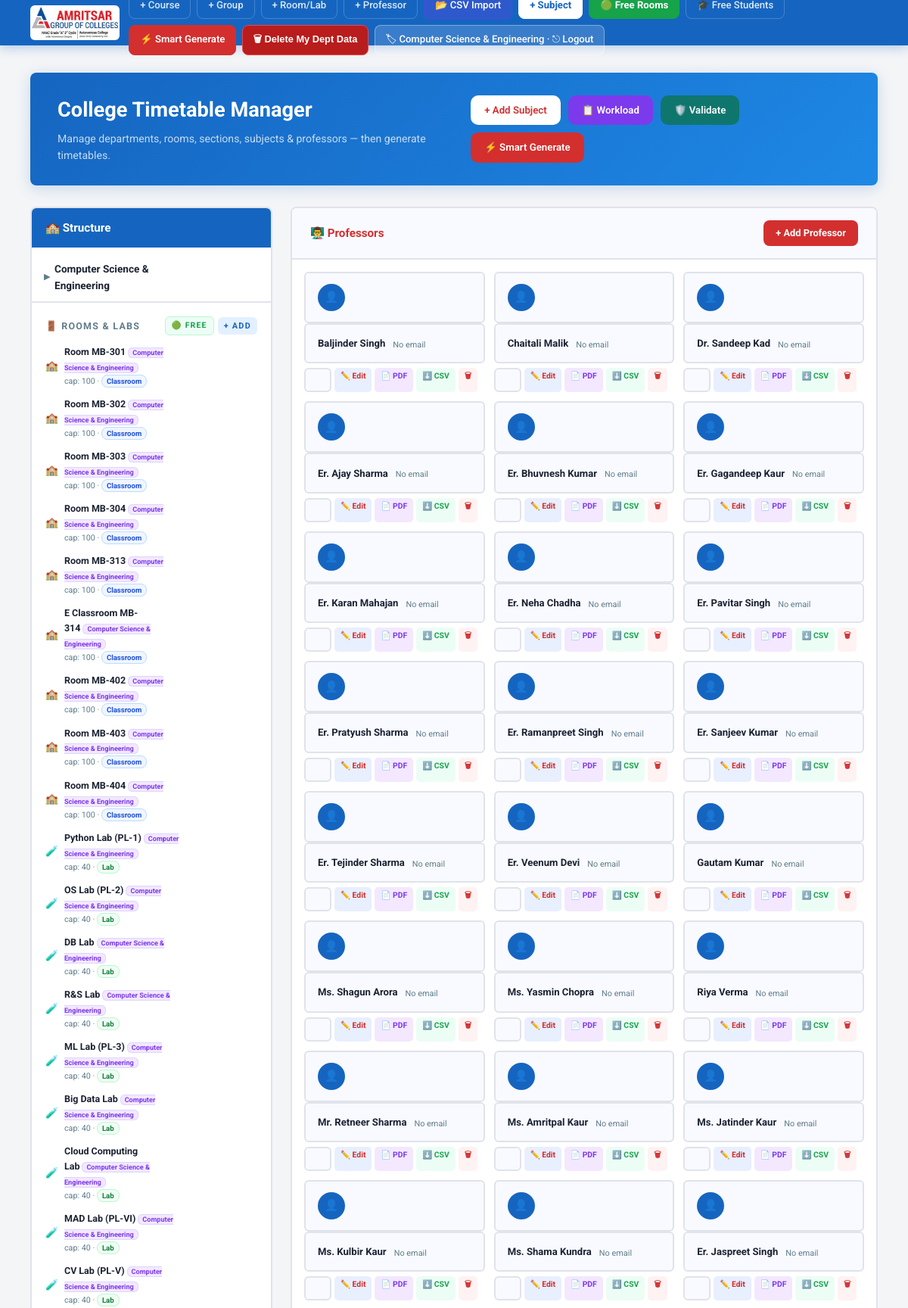
Page / (signed in, upper part) on the committed database.
### scheduler/models.py (models this page shows, shortened)
class Department(models.Model):
    name = models.CharField(max_length=100)

class Room(models.Model):
    ROOM_TYPE_CHOICES = (
        ('CLASSROOM', 'Classroom'), ('LAB', 'Lab'),
    )
    name = models.CharField(max_length=100)
    room_id = models.CharField(max_length=50, blank=True, default='')
    room_type = models.CharField(max_length=10, choices=ROOM_TYPE_CHOICES, default='CLASSROOM')
    capacity = models.IntegerField(default=60)
    department = models.ForeignKey(
        'Department', on_delete=models.SET_NULL, null=True, blank=True, related_name='rooms')
    allowed_subjects = models.TextField(
        blank=True, default='all',
        help_text='"all" or comma-separated subject names/codes this lab can host.')

class Professor(models.Model):
    name = models.CharField(max_length=100)
    professor_id = models.CharField(max_length=50, blank=True, default='')
    department = models.ForeignKey(
        'Department', on_delete=models.SET_NULL, null=True, blank=True,
        related_name='professors')
    departments = models.ManyToManyField(
        'Department', blank=True, related_name='shared_professors')
    email = models.EmailField(blank=True)
    max_workload_hours_per_week = models.IntegerField(default=20)
    specialization_subjects = models.TextField(blank=True, default='')
    section_restrictions = models.TextField(blank=True, default='')

### scheduler/views.py (the view, shortened to what this page needs)
# urls.py: path('', views.dashboard, name='dashboard'),
def dashboard(request):
    role = acc.current_role(request)
    if role == acc.PROFESSOR:
        return redirect('professor_schedule', professor_id=acc.current_professor_id(request))
    dept_id = acc.current_department_id(request)
    departments = Department.objects.prefetch_related(
        Prefetch('courses__sections',
            queryset=Section.objects.order_by('year', 'section_name', 'custom_year', 'custom_section_name', 'group'))
    ).all()
    professors = Professor.objects.prefetch_related('occupied_times').all()
    subjects = Subject.objects.select_related('section__course__department').all()
    sections = Section.objects.select_related('course__department').order_by('year', 'section_name', 'custom_year', 'custom_section_name', 'group')
    rooms = Room.objects.select_related('department').all()
    if dept_id:
        from django.db.models import Q
        own_or_unassigned = Q(department_id=dept_id) | Q(department__isnull=True)
        departments = departments.filter(id=dept_id)
        prof_visible = Q(department_id=dept_id) | Q(departments__id=dept_id) | Q(department__isnull=True)
        professors = professors.filter(prof_visible).distinct()
        subjects = subjects.filter(section__course__department_id=dept_id)
        sections = sections.filter(course__department_id=dept_id)
        rooms = rooms.filter(own_or_unassigned)
    classrooms = rooms.filter(room_type='CLASSROOM')
    labs = rooms.filter(room_type='LAB')
    subjects_no_section = subjects.filter(section__isnull=True)
    room_occupied_counts = {r.id: r.occupied_times.count() for r in rooms}
    return render(request, 'dashboard.html', {
        'departments': departments, 'professors': professors,
        'subjects': subjects, 'sections': sections,
        'rooms': rooms, 'classrooms': classrooms,
        'labs': labs, 'subjects_no_section': subjects_no_section,
        'room_occupied_counts': room_occupied_counts,
    })

### scheduler/accounts.py (called while the page is built)
def current_role(request):
    return request.session.get('role')

def current_display_name(request):
    return request.session.get('display_name', '')

def current_department_id(request):
    return request.session.get('department_id')

def auth_context(request):
    role = current_role(request)
    dept_name = ''
    dept_id = current_department_id(request)
    if dept_id:
        from .models import Department
        d = Department.objects.filter(id=dept_id).first()
        dept_name = d.name if d else ''
    return {
        'auth_role': role,
        'auth_display_name': current_display_name(request),
        'auth_is_admin': role == ADMIN,
        'auth_is_dept_admin': role == DEPT_ADMIN,
        'auth_is_staff': role in STAFF_ROLES,
        'auth_department_name': dept_name,
    }

### scheduler/models.py (called while the page is built)
    def get_display_name(self):
        if self.name == 'CUSTOM' and self.custom_name:
            return self.custom_name
        return self.get_name_display()

    def __str__(self):
        return f"{self.department.name} - {self.get_display_name()}"

    def get_year_display_label(self):
        if self.year == 'CUSTOM' and self.custom_year:
            return self.custom_year
        return dict(self.YEAR_CHOICES).get(self.year, self.year)

    def get_effective_section_name(self):
        if self.section_name == 'CUSTOM' and self.custom_section_name:
            return self.custom_section_name
        if self.section_name == 'CUSTOM':
            return 'Custom'
        return self.section_name

    def __str__(self):
        return f"{self.course} - {self.get_year_display_label()} - Sec {self.get_effective_section_name()} - {self.group}"

### template/dashboard.html (shortened to what this page needs)
{% load dict_filters %}
<!DOCTYPE html>
<html lang="en">
<head>
</head>
<body>
<nav>
  <div class="brand">
    <img src="/static/agclogo.jpg" alt="AGC Logo">
  </div>
  <div class="nav-links">
    <a href="/add-course/">+ Course</a>
    <a href="/add-section/">+ Group</a>
    <a href="/add-room/">+ Room/Lab</a>
    <a href="/add-professor/">+ Professor</a>
    <a href="/csv-upload/" style="background:rgba(124,58,237,.25);color:#fff;border-color:rgba(124,58,237,.4);">📂 CSV Import</a>
    <a href="/add-subject/" class="btn-white">+ Subject</a>
    <a href="/free-rooms/" style="background:#16a34a!important;color:#fff!important;border-color:#16a34a!important;font-weight:700!important;">🟢 Free Rooms</a>
    <a href="/free-students/">🎓 Free Students</a>
    <a href="/generate-smart/" class="btn-red">⚡ Smart Generate</a>
    {% if auth_is_admin %}
    <form method="post" action="/delete-all/" style="display:inline;margin:0;"
          onsubmit="return confirm('Delete ALL professors and rooms and clear the generated timetable?\n\nDepartments, sections, subjects and accounts are kept. This cannot be undone.');">
      {% csrf_token %}
      <button type="submit" style="background:#b91c1c;color:#fff;border:1px solid #ef4444;border-radius:8px;padding:8px 13px;font-size:.8rem;font-weight:700;cursor:pointer;">🗑 Delete All</button>
    </form>
    {% elif auth_is_dept_admin %}
    <form method="post" action="/delete-all/" style="display:inline;margin:0;"
          onsubmit="return confirm('Delete ALL data for {{ auth_department_name }}?\n\nThis removes your department\'s sections, subjects, rooms and professors and clears its timetable. Department settings and other departments are NOT affected. This cannot be undone.');">
      <button type="submit" style="background:#b91c1c;color:#fff;border:1px solid #ef4444;border-radius:8px;padding:8px 13px;font-size:.8rem;font-weight:700;cursor:pointer;">🗑 Delete My Dept Data</button>
    </form>
    {% endif %}
    <a href="/logout/" title="{{ auth_display_name }}" style="background:rgba(255,255,255,.16);color:#fff;border-color:rgba(255,255,255,.35);">
      {% if auth_is_dept_admin %}🏷 {{ auth_department_name }} · {% endif %}⎋ Logout</a>
  </div>
</nav>
<main>
  <div class="page-strip anim">
    <div>
      <h1>College Timetable Manager</h1>
      <p>Manage departments, rooms, sections, subjects &amp; professors — then generate timetables.</p>
    </div>
    <div class="strip-actions">
      <a href="/add-subject/" class="strip-btn strip-btn-white">+ Add Subject</a>
      <a href="/workload-report/" class="strip-btn" style="background:#7c3aed;color:#fff;border:none;">📋 Workload</a>
      <a href="/validate-timetable/" class="strip-btn" style="background:#0f766e;color:#fff;border:none;">🛡️ Validate</a>
      <a href="/generate-smart/" class="strip-btn strip-btn-white" style="background:var(--red);color:#fff;">⚡ Smart Generate</a>
    </div>
  </div>
  <div class="layout anim">
    <div class="tree-panel">
      <div class="tree-header">
        <span>🏫 Structure</span>
      </div>
      <div class="tree-body">
        {% for dept in departments %}
        <div class="tree-dept">
          <div class="tree-dept-row">
            <div class="tree-dept-label" onclick="toggle(this)">
              <span class="arrow">▶</span> {{ dept.name }}
            </div>
          </div>
        </div>
        {% empty %}
        <div style="padding:16px 20px;font-size:.82rem;color:var(--muted);">
          No departments yet. <a href="/add-department/" style="color:var(--blue);font-weight:600;">Add one →</a>
        </div>
        {% endfor %}
        <div class="rooms-section">
          <div class="rooms-header">
            🚪 Rooms &amp; Labs
            <div style="display:flex;gap:5px;align-items:center;">
              <a href="/free-rooms/" style="background:#ecfdf5;color:#16a34a;border:1.5px solid #bbf7d0;font-size:.65rem;padding:3px 8px;border-radius:6px;text-decoration:none;font-weight:700;" title="View Free Rooms &amp; Labs">🟢 Free</a>
              <a href="/add-room/">+ Add</a>
            </div>
          </div>
          {% for room in rooms %}
          <div class="room-row">
            <a href="/room/{{ room.id }}/" class="room-link" style="flex:1;">
              <span class="room-icon">{% if room.room_type == 'LAB' %}🧪{% else %}🏫{% endif %}</span>
              <div class="room-info">
                <div class="room-name">{{ room.name }}{% if room.department %}<span class="dept-badge">{{ room.department.name }}</span>{% endif %}</div>
                <div class="room-cap">cap: {{ room.capacity }} · <span class="room-badge {% if room.room_type == 'LAB' %}badge-lab-r{% else %}badge-classroom{% endif %}">{{ room.get_room_type_display }}</span></div>
              </div>
            </a>
          </div>
          {% empty %}
          <div style="padding:8px 18px;font-size:.75rem;color:var(--muted);">No rooms yet. <a href="/add-room/" style="color:var(--blue);font-weight:600;">Add →</a></div>
          {% endfor %}
        </div>
      </div>
    </div>
    <div class="right-panel">
      <div class="section-card">
        <div class="section-card-header">
          <h2>👨‍🏫 Professors</h2>
          <a href="/add-professor/" class="add-btn">+ Add Professor</a>
        </div>
        {% if professors %}
        <div class="prof-grid">
          {% for p in professors %}
          <div class="prof-card-wrap">
            <a href="/professor/{{ p.id }}/" class="prof-card">
              <div class="prof-avatar">👤</div>
              <div style="flex:1;">
                <div class="prof-name">{{ p.name }}</div>
                <div class="prof-email">{% if p.email %}✉️ {{ p.email }}{% else %}<span style="color:var(--muted);font-weight:400;font-size:.68rem;">No email</span>{% endif %}</div>
                <div class="prof-mini-actions">
                  <a href="/edit-professor/{{ p.id }}/" class="pmini-btn pmini-edit" onclick="event.stopPropagation()">✏️ Edit</a>
                  <a href="/professor/{{ p.id }}/pdf/" class="pmini-btn" style="background:#f3e8ff;color:var(--purple);" onclick="event.stopPropagation()">📄 PDF</a>
                  <a href="/professor/{{ p.id }}/csv/" class="pmini-btn" style="background:#ecfdf5;color:#16a34a;font-size:.65rem;" onclick="event.stopPropagation()">⬇️ CSV</a>
                  <a href="/delete-professor/{{ p.id }}/" class="pmini-btn pmini-del" onclick="event.stopPropagation()">🗑</a>
                </div>
              </div>
            </a>
          </div>
          {% endfor %}
        </div>
        {% else %}
        <div class="empty"><div class="icon">👨‍🏫</div><p>No professors yet.</p></div>
        {% endif %}
      </div>
    </div>
  </div>
</main>
</body>
</html>

### rows in the picture
Department: name "Computer Science & Engineering"
Room: name "Room MB-301", department.name "Computer Science & Engineering", capacity "100", room_type "Classroom"
Room: name "Room MB-302", department.name "Computer Science & Engineering", capacity "100", room_type "Classroom"
Room: name "Room MB-303", department.name "Computer Science & Engineering", capacity "100", room_type "Classroom"
Room: name "Room MB-304", department.name "Computer Science & Engineering", capacity "100", room_type "Classroom"
Room: name "Room MB-313", department.name "Computer Science & Engineering", capacity "100", room_type "Classroom"
Room: name "E Classroom MB-314", department.name "Computer Science & Engineering", capacity "100", room_type "Classroom"
Room: name "Room MB-402", department.name "Computer Science & Engineering", capacity "100", room_type "Classroom"
Room: name "Room MB-403", department.name "Computer Science & Engineering", capacity "100", room_type "Classroom"
Room: name "Room MB-404", department.name "Computer Science & Engineering", capacity "100", room_type "Classroom"
Room: name "Python Lab (PL-1)", department.name "Computer Science & Engineering", capacity "40", room_type "Lab"
Room: name "OS Lab (PL-2)", department.name "Computer Science & Engineering", capacity "40", room_type "Lab"
Room: name "DB Lab", department.name "Computer Science & Engineering", capacity "40", room_type "Lab"
Room: name "R&S Lab", department.name "Computer Science & Engineering", capacity "40", room_type "Lab"
Room: name "ML Lab (PL-3)", department.name "Computer Science & Engineering", capacity "40", room_type "Lab"
Room: name "Big Data Lab", department.name "Computer Science & Engineering", capacity "40", room_type "Lab"
Room: name "Cloud Computing Lab", department.name "Computer Science & Engineering", capacity "40", room_type "Lab"
Room: name "MAD Lab (PL-VI)", department.name "Computer Science & Engineering", capacity "40", room_type "Lab"
Room: name "CV Lab (PL-V)", department.name "Computer Science & Engineering", capacity "40", room_type "Lab"
Professor: name "Baljinder Singh", email "No email"
Professor: name "Chaitali Malik", email "No email"
Professor: name "Dr. Sandeep Kad", email "No email"
Professor: name "Er. Ajay Sharma", email "No email"
Professor: name "Er. Bhuvnesh Kumar", email "No email"
Professor: name "Er. Gagandeep Kaur", email "No email"
Professor: name "Er. Karan Mahajan", email "No email"
Professor: name "Er. Neha Chadha", email "No email"
Professor: name "Er. Pavitar Singh", email "No email"
Professor: name "Er. Pratyush Sharma", email "No email"
Professor: name "Er. Ramanpreet Singh", email "No email"
Professor: name "Er. Sanjeev Kumar", email "No email"
Professor: name "Er. Tejinder Sharma", email "No email"
Professor: name "Er. Veenum Devi", email "No email"
Professor: name "Gautam Kumar", email "No email"
Professor: name "Ms. Shagun Arora", email "No email"
Professor: name "Ms. Yasmin Chopra", email "No email"
Professor: name "Riya Verma", email "No email"
Professor: name "Mr. Retneer Sharma", email "No email"
Professor: name "Ms. Amritpal Kaur", email "No email"
Professor: name "Ms. Jatinder Kaur", email "No email"
Professor: name "Ms. Kulbir Kaur", email "No email"
Professor: name "Ms. Shama Kundra", email "No email"
Professor: name "Er. Jaspreet Singh", email "No email"
